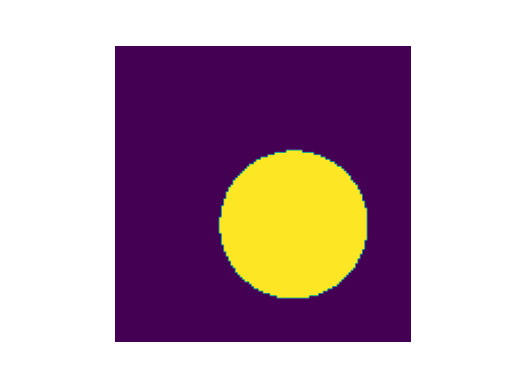

This figure's Python source:
from LightPipes import *
import matplotlib.pyplot as plt

GridSize = 10*mm
GridDimension = 128
lambda_ = 500*nm #lambda_ is used because lambda is a Python build-in function.

R=2.5*mm #Radius of the aperture
xs=1*mm; ys=1*mm#shift of the aperture

Field = Begin(GridSize, lambda_, GridDimension)
Field=CircAperture(R,xs,ys,Field)
I=Intensity(0,Field)

plt.imshow(I); plt.axis('off')
plt.show()
